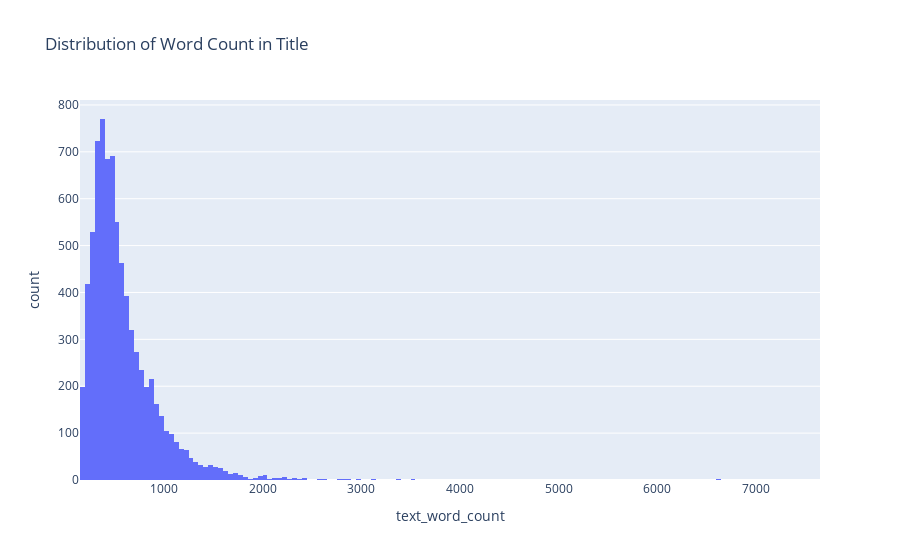

Notebook code cell kept with this figure:
### Code cell
## checking the distribution of word count in title
fig = px.histogram(data, x="text_word_count", title="Distribution of Word Count in Title")
fig.show()

### Figure 1 — Plotly figure (JSON) as saved in the notebook; plotly's stock layout.template omitted (floating-point values rounded to 4 significant figures; data arrays with more than 128 entries replaced by an {"elided": "..."} marker saying what was removed)
{"data": [{"alignmentgroup": "True", "bingroup": "x", "hovertemplate": "text_word_count=%{x}<br>count=%{y}<extra></extra>", "legendgroup": "", "marker": {"color": "#636efa", "pattern": {"shape": ""}}, "name": "", "offsetgroup": "", "orientation": "v", "showlegend": false, "type": "histogram", "x": {"elided": "7762 int values"}, "xaxis": "x", "yaxis": "y"}], "layout": {"barmode": "relative", "legend": {"tracegroupgap": 0}, "title": {"text": "Distribution of Word Count in Title"}, "xaxis": {"anchor": "y", "domain": [0, 1], "title": {"text": "text_word_count"}}, "yaxis": {"anchor": "x", "domain": [0, 1], "title": {"text": "count"}}}}
